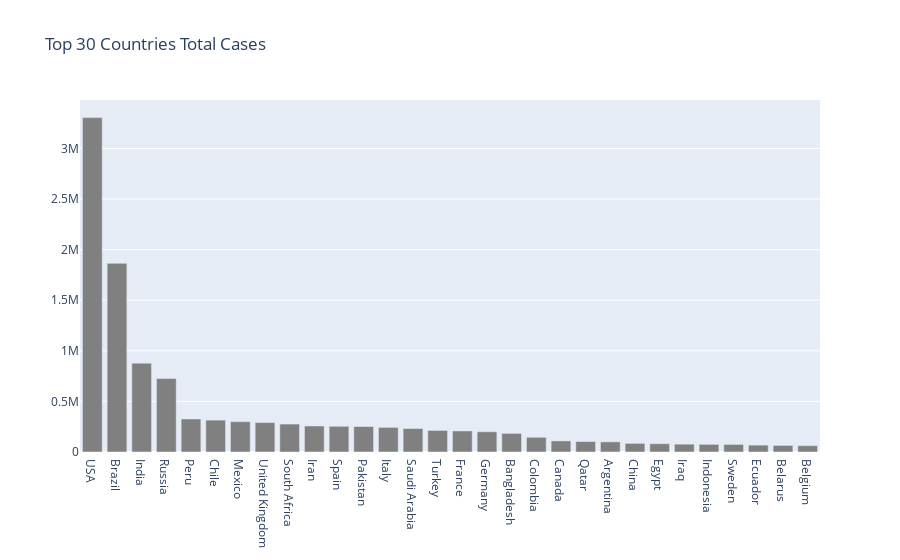

Notebook code cell kept with this figure:
### Code cell
single_bar_graph(labels, values, "rgb(128,128,128)", "Top 30 Countries Total Cases")

### Figure 1 — Plotly figure (JSON) as saved in the notebook; plotly's stock layout.template omitted (floating-point values rounded to 4 significant figures)
{"data": [{"marker": {"color": "rgb(128,128,128)"}, "type": "bar", "x": ["USA", "Brazil", "India", "Russia", "Peru", "Chile", "Mexico", "United Kingdom", "South Africa", "Iran", "Spain", "Pakistan", "Italy", "Saudi Arabia", "Turkey", "France", "Germany", "Bangladesh", "Colombia", "Canada", "Qatar", "Argentina", "China", "Egypt", "Iraq", "Indonesia", "Sweden", "Ecuador", "Belarus", "Belgium"], "y": [3304942, 1864681, 878254, 726036, 326326, 315041, 299750, 291154, 276242, 257303, 253908, 251625, 243061, 232259, 212993, 208015, 199919, 183795, 145362, 109348, 103598, 100166, 85117, 82070, 77506, 75699, 74898, 67870, 64932, 62707]}], "layout": {"title": {"text": "Top 30 Countries Total Cases"}}}
